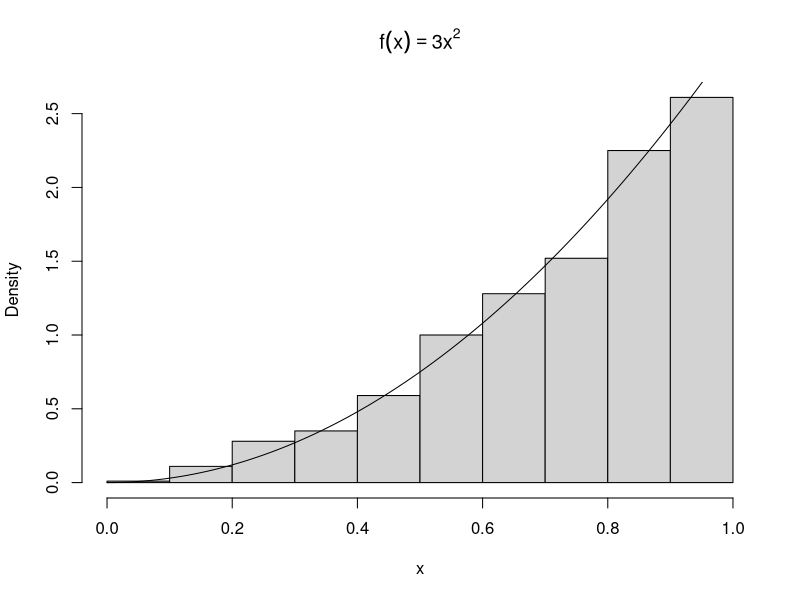
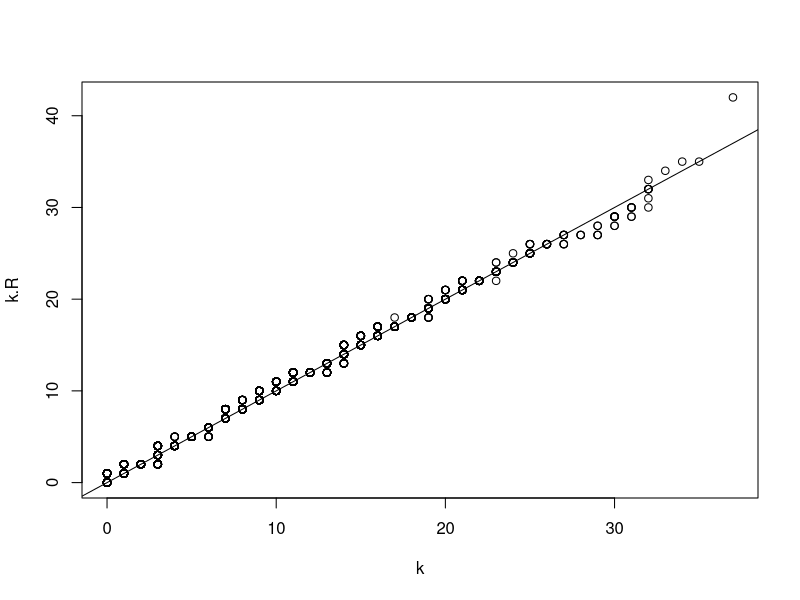
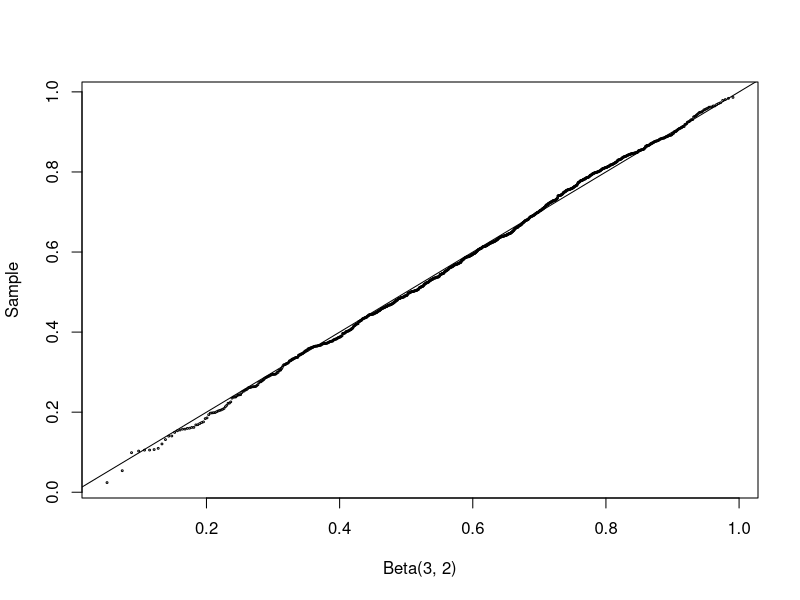
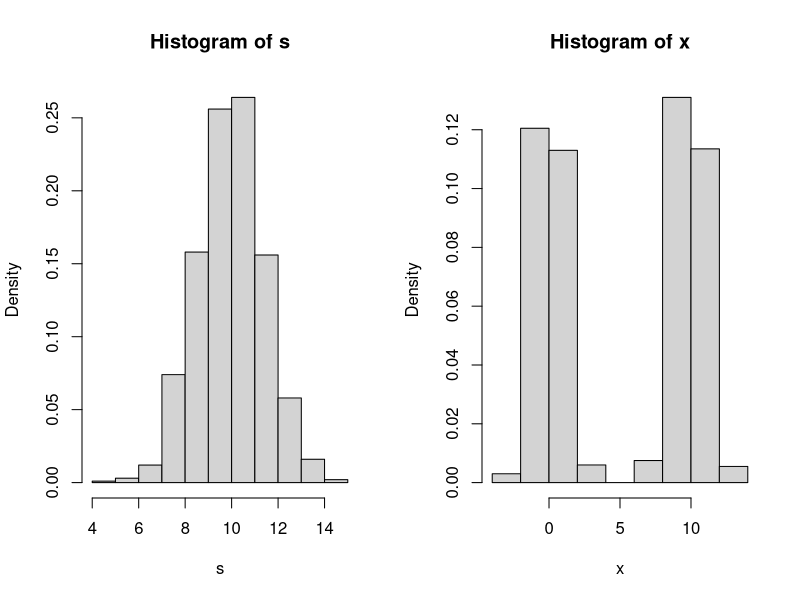
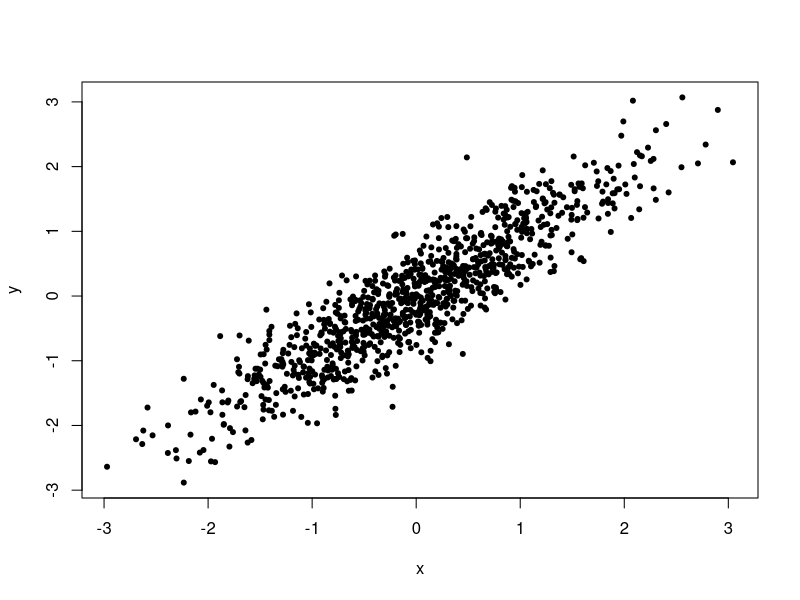

Recreate these plots in R, in order.
    #######################################################
    ###       Statistical Computing with R              ###        
    ###       Maria L. Rizzo                            ###
    ###                                                 ###
    ###       R code for Chapter 3                      ###
    #######################################################

### Example 3.1

    #toss some coins
    sample(0:1, size = 10, replace = TRUE)
    
    #choose some lottery numbers
    sample(1:100, size = 6, replace = FALSE)
    
    #permuation of letters a-z
    sample(letters)
    
    #sample from a multinomial distribution
    x <- sample(1:3, size = 10000, replace = TRUE, prob = c(.2, .3, .5))
    table(x)


### Example 3.2 (Inverse transform method, continuous case)

    n <- 1000
    u <- runif(n)
    x <- u^(1/3)
    hist(x, prob = TRUE, main = expression(f(x)==3*x^2)) #density histogram of sample
    #hist(x, prob = TRUE, main = bquote(f(x)==3*x^2)) #density histogram of sample
    
    y <- seq(0, 1, .01)
    lines(y, 3*y^2)    #density curve f(x)


### Example 3.4 (Two point distribution)

    n <- 100000
    p <- 0.4
    u <- runif(n)
    x <- as.integer(u > 0.6)   #(u > 0.6) is a logical vector

    mean(x) # p=0.4
    var(x)  # p*(1-p)=0.24
    
    
    y <- rbinom(n, 1, p)
    mean(y)
    var(y)

### Example 3.5 (Geometric distribution)

    n <- 100000
    p <- 0.25
    u <- runif(n)
    k <- ceiling(log(1-u) / log(1-p)) - 1
    
    # more efficient
    k <- floor(log(u) / log(1-p))

    k.R = rgeom(n, prob = p)
    qqplot(k, k.R)
    abline(0,1)


### Example 3.7 (Acceptance-rejection method)

    n <- 1000
    k <- 0      #counter for accepted
    j <- 0      #iterations
    y <- numeric(n)

    while (k < n) {
        u <- runif(1)
        j <- j + 1
        x <- runif(1)  #random variate from g
        if (x * (1-x) > u) {
            #we accept x
            k <- k + 1
            y[k] <- x
        }
    }

    j
    
    # change c to be 1.5
    n <- 1000
    k <- 0      #counter for accepted
    j <- 0      #iterations
    y <- numeric(n)
    
    while (k < n) {
      u <- runif(1)
      j <- j + 1
      x <- runif(1)  #random variate from g
      if (4*x * (1-x) > u) {
        #we accept x
        k <- k + 1
        y[k] <- x
      }
    }
    
    j

    #compare empirical and theoretical percentiles
    p <- seq(.1, .9, .1)
    Qhat <- quantile(y, p)   #quantiles of sample
    Q <- qbeta(p, 2, 2)      #theoretical quantiles
    # se <- sqrt(p * (1-p) / (n * dbeta(Q, 2, 2)^2)) #see Ch. 2
    round(rbind(Qhat, Q), 3)


### Example 3.8 (Beta distribution)

    n <- 1000
    a <- 3
    b <- 2
    u <- rgamma(n, shape=a, rate=1)
    v <- rgamma(n, shape=b, rate=1)
    x <- u / (u + v)

    q <- qbeta(ppoints(n), a, b)
    qqplot(q, x, cex=0.25, xlab="Beta(3, 2)", ylab="Sample")
    abline(0, 1)




### Example 3.10 (Chisquare)

    n <- 1000
    nu <- 2
    X <- matrix(rnorm(n*nu), n, nu)^2 #matrix of sq. normals
    #sum the squared normals across each row: 
    #method 1
    y <- rowSums(X)
    #method 2
    y <- apply(X, MARGIN=1, FUN=sum)  #a vector length n
    mean(y)
    mean(y^2)


### Example (Convolutions and mixtures of normal dist)

    n <- 1000
    x1 <- rnorm(n, 0, 1)
    x2 <- rnorm(n, 10, 1)
    s <- x1 + x2              #the convolution
    u <- runif(n)
    k <- as.integer(u > 0.5)  #vector of 0's and 1's
    x <- k * x1 + (1-k) * x2  #the mixture

    par(mfcol=c(1,2))         #two graphs per page
    hist(s, prob=TRUE)
    hist(x, prob=TRUE)
    par(mfcol=c(1,1))         #restore display


    
### Example 3.16 (Spectral decomposition method)

    # mean and covariance parameters
    mu <- c(0, 0)
    Sigma <- matrix(c(1, .9, .9, 1), nrow = 2, ncol = 2)

    rmvn.eigen <-
    function(n, mu, Sigma) {
        # generate n random vectors from MVN(mu, Sigma)
        # dimension is inferred from mu and Sigma
        d <- length(mu)
        ev <- eigen(Sigma, symmetric = TRUE)
        lambda <- ev$values
        V <- ev$vectors
        R <- V %*% diag(sqrt(lambda)) %*% t(V)
        Z <- matrix(rnorm(n*d), nrow = n, ncol = d)
        X <- Z %*% R + matrix(mu, n, d, byrow = TRUE)
        X
    }

    # generate the sample
    X <- rmvn.eigen(1000, mu, Sigma)

    plot(X, xlab = "x", ylab = "y", pch = 20)
    print(colMeans(X))
    print(cor(X))


### Example 3.17 (SVD method)

    rmvn.svd <-
    function(n, mu, Sigma) {
        # generate n random vectors from MVN(mu, Sigma)
        # dimension is inferred from mu and Sigma
        d <- length(mu)
        S <- svd(Sigma)
        R <- S$u %*% diag(sqrt(S$d)) %*% t(S$v) #sq. root Sigma
        Z <- matrix(rnorm(n*d), nrow=n, ncol=d)
        X <- Z %*% R + matrix(mu, n, d, byrow=TRUE)
        X
    }
    

### Example 3.18 (Choleski factorization method)

    rmvn.Choleski <-
    function(n, mu, Sigma) {
        # generate n random vectors from MVN(mu, Sigma)
        # dimension is inferred from mu and Sigma
        d <- length(mu)
        Q <- chol(Sigma) # Choleski factorization of Sigma
        Z <- matrix(rnorm(n*d), nrow=n, ncol=d)
        X <- Z %*% Q + matrix(mu, n, d, byrow=TRUE)
        X
    }